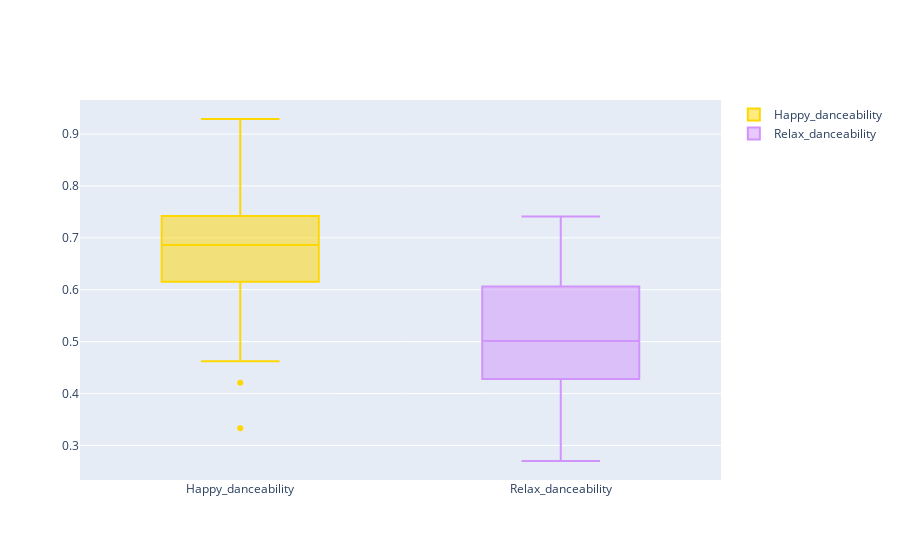
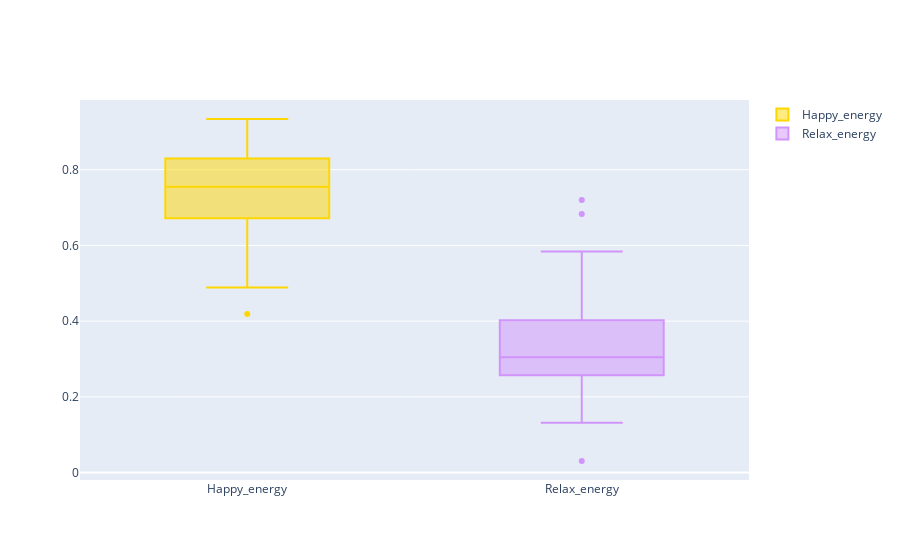
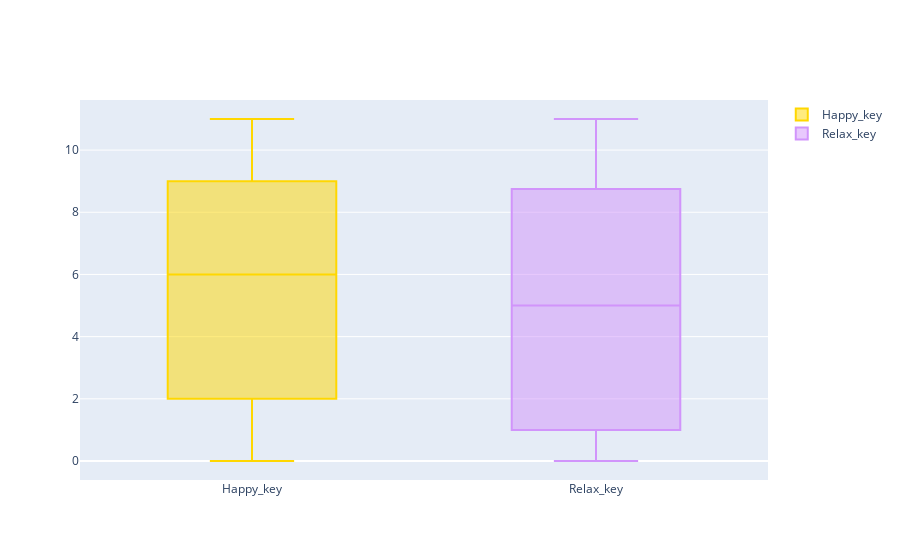
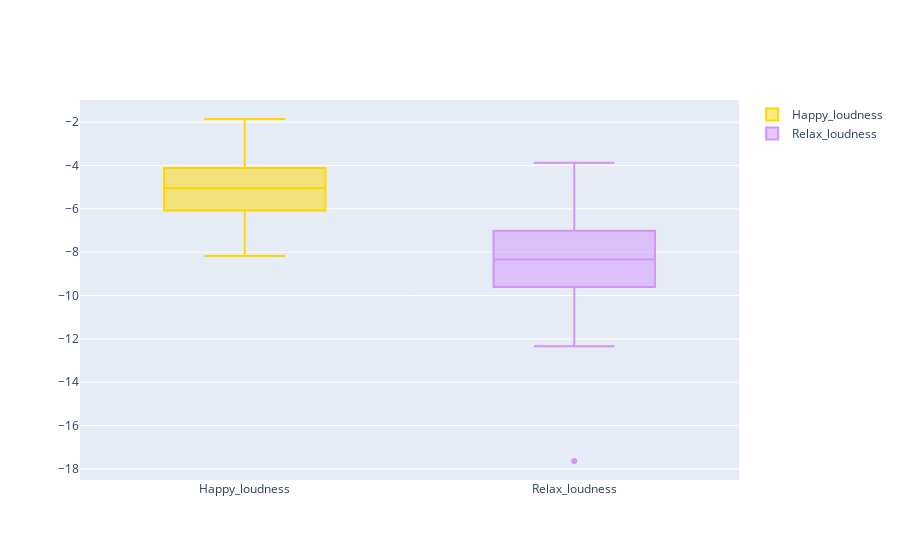

The code cell stored with these charts, in order, in its notebook:
### Code cell
for column in relax_df.columns:
    y0 = happy_df[column]
    y1 = relax_df[column]

    fig = go.Figure()
    fig.add_trace(go.Box(y=y0, name="Happy_"+column,marker_color='Gold'))
    fig.add_trace(go.Box(y=y1, name="Relax_"+column,marker_color='#D194FB'))
    fig.show(title=column)
